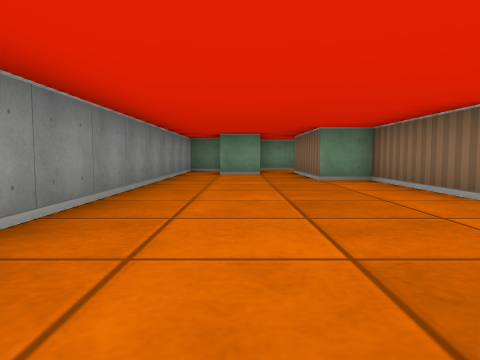
View 1 (above)

12 first-person views from a walk through a cub3D ray-caster map. The camera is about half as high as the walls, tilts 4° down and sees 70° across. The floor is counted in squares. Each view is taken from the middle of a square. On the plan, view 1 faces up. The plan holds only what a view shows up to about 9 squares ahead; the rest is blank.

View 2
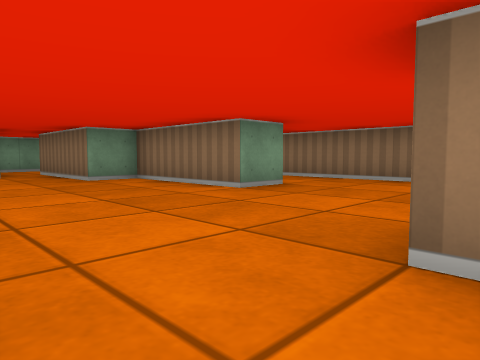

View 3
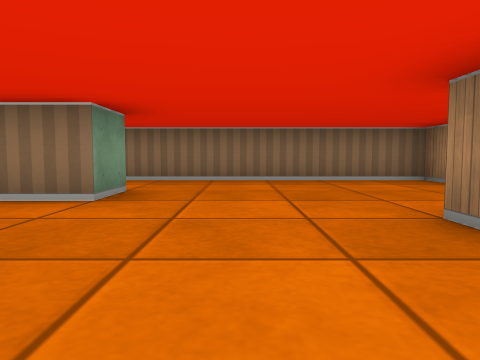

View 4
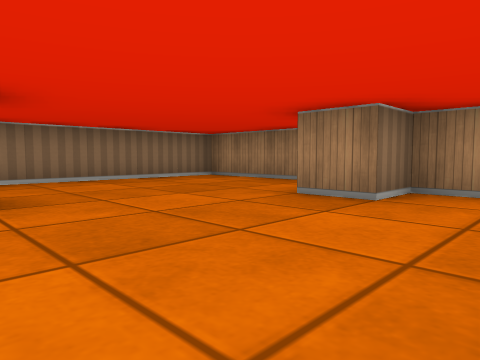

View 5
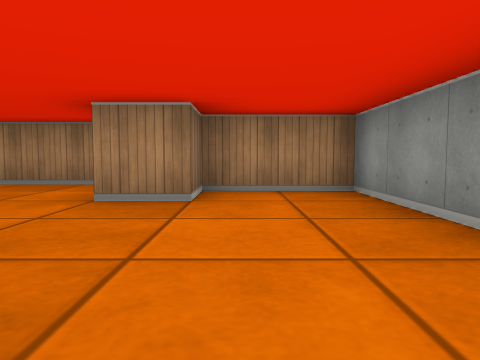

View 6
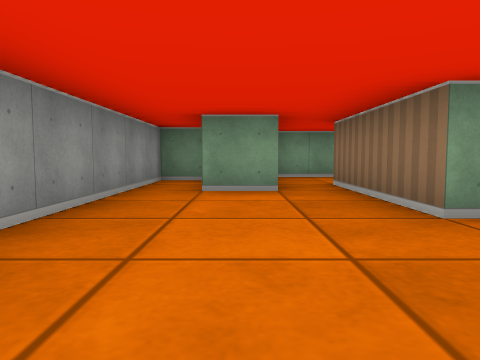

View 7
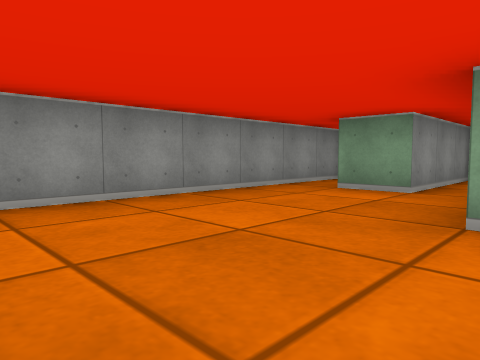

View 8
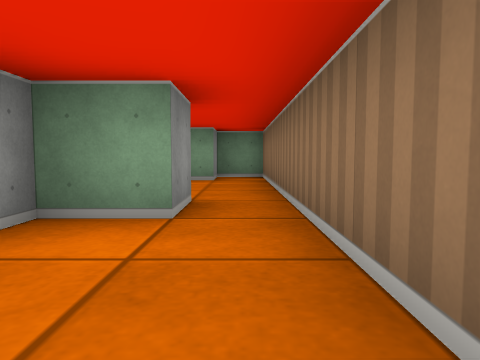

View 9
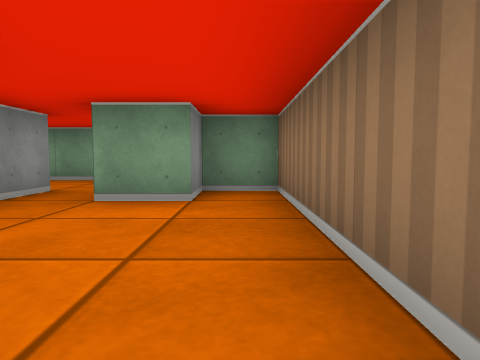

View 10
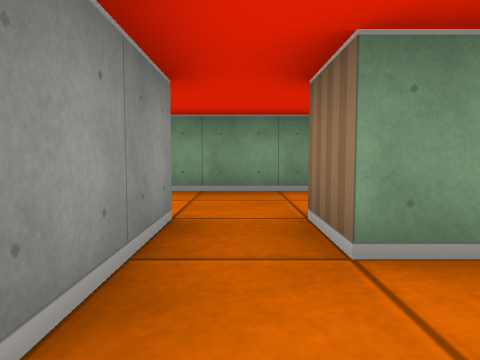

View 11
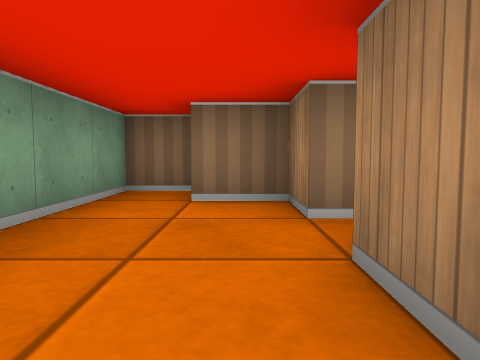

View 12
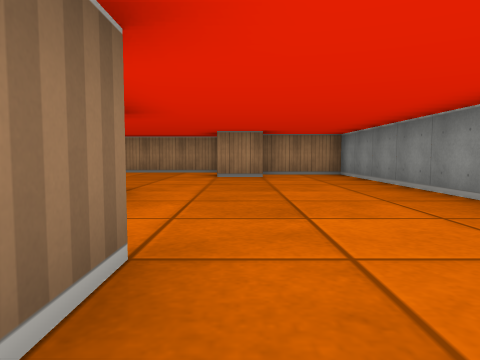

### Floor plan
Points are (right, up) in squares from view 1. A wall is a line through its corners. A room is listed if a view was taken in it or the views show most of it. See-through windows are left out.
Room 1 (views 1, 2, 3, 4, 5, 6, 7, 8, 12)
walls: (3.5, 3.5) (2.5, 3.5) (2.5, 6.5) (1.5, 6.5) (1.5, 9.5); (4.5, 4.5) (3.5, 4.5) (3.5, 4); (2.2, -1.5) (5.5, -1.5) (5.5, 4.5); (0.5, 9.5) (0.5, 8.5) (-0.5, 8.5); (-0.6, 10.5) (-1.5, 10.5) (-1.5, -0.5) (0.5, -0.5) (0.5, 0.5) (1.5, 0.5)
ways out: opening at (5, 5) to room 2; opening at (1, 9) to room 3
Room 2 (views 9, 10)
walls: (4.5, 5.5) (4.5, 4.5); (2.5, 9.5) (2.5, 7.6); (5.5, 4.5) (5.5, 9.5) (4.5, 9.5) (4.5, 8.5) (3.5, 8.5) (3.5, 9.5)
ways out: opening at (5, 5) to room 1; opening at (3, 9) to room 4
Room 3 (view 11)
walls: (1.5, 11.5) (0.5, 11.5) (0.5, 9.5)
ways out: opening at (1, 9) to room 1; opening at (2, 10.5) to room 4
Room 4 (no view inside)
walls: (3.5, 9.5) (4.5, 9.5) (4.5, 10.5); (1.5, 9.5) (2.5, 9.5); (5.5, 10.6) (5.5, 11.5) (1.5, 11.5)
ways out: opening at (3, 9) to room 2; opening at (2, 10.5) to room 3

Where each view was taken, in squares from view 1:
view 1: 0 up, 0 right, facing up
view 2: 0 up, 1 left, facing up-right
view 3: 2 up, 1 left, facing right
view 4: 4 up, 1 left, facing down-right
view 5: 4 up, 0 right, facing down
view 6: 4 up, 0 right, facing up
view 7: 4 up, 2 right, facing up-left
view 8: 2 up, 5 right, facing up
view 9: 5 up, 5 right, facing up
view 10: 7 up, 3 right, facing up
view 11: 10 up, 1 right, facing right
view 12: 8 up, 1 right, facing down
